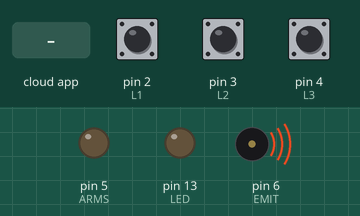
Simulated run of this sketch. Board: Arduino Uno, built with avr-gcc and run on an emulated ATmega328P. On the bench: output pins drawn as LEDs (lit = HIGH), buzzer (waves = sounding). The test bench sets the inputs (shaded band); at power-on: pin 2 (L1) HIGH, pin 3 (L2) HIGH, pin 4 (L3) HIGH. The ROS host is connected and sends only what is stated.

Above: at 1.2 s.
1.3 s: pin 2 (L1) pulled LOW for 0.15 s
At 2.5 s:
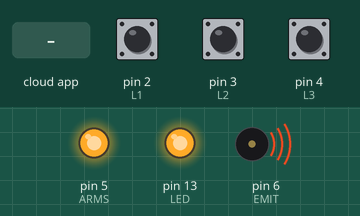
2.9 s: the phone or cloud app sets dropper to 0
At 4.1 s:
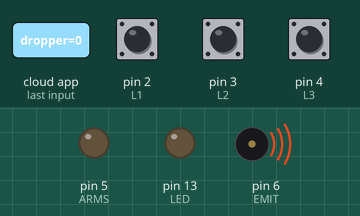
Timing chart, 0 to 5.9 s (numbered marks = the images above; inputs shaded):
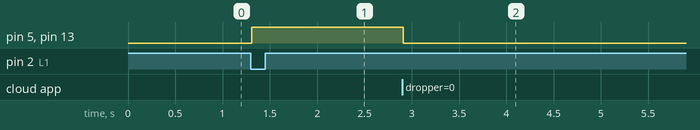

The sketch:

Armduino.ino
```cpp
//Newcode
//Andrew Doucet
//Runs motors and stuff

//ROS Libraries
#include <ros.h>
#include <std_msgs/Empty.h>

//Pinout
#define L1 2
#define L2 3
#define L3 4
#define ARMS 5
#define EMIT 6
#define LED 13

#define DROP_DELAY 5000

//Variables
bool holding = false;

//Functions
bool detected();
void grab();
void drop(const std_msgs::Empty&);

//ROS Nodes
ros::NodeHandle nh;
std_msgs::Empty msg;
ros::Publisher pub("grabber", &msg);
ros::Subscriber<std_msgs::Empty> sub("dropper", &drop );

void setup()
{
  //Limit Switches
  pinMode(L1, INPUT_PULLUP);
  pinMode(L2, INPUT_PULLUP);
  pinMode(L3, INPUT_PULLUP);

  //Output Pins
  pinMode(ARMS, OUTPUT);
  pinMode(EMIT, OUTPUT);
  pinMode(LED, OUTPUT);

  //Node Initialization
  nh.initNode();
  nh.advertise(pub);
  nh.subscribe(sub);

  //EMITTER
  tone(EMIT,4000);
}

void loop()
{
  //Grabs mine if detected
  if (!holding)
  {
    if (detected())
    {
      grab();
    }
  }

  //END LOOP
  nh.spinOnce();
  delay(100);
}

//Returns true if a mine is detected
//Returns false if a mine is not detected
bool detected()
{
  bool detected = false;

  if (digitalRead(L1)==LOW)
  {
    detected = true;
  }

  if (digitalRead(L2)==LOW)
  {
    detected = true;
  }

  if (digitalRead(L3)==LOW)
  {
    detected = true;
  }

  return detected;
}

//Grabs Mine
void grab()
{
  digitalWrite(ARMS, HIGH);
  digitalWrite(LED, HIGH);
  pub.publish(&msg);
  holding = true;
  return;
}

//Drop Mine
void drop(const std_msgs::Empty& toggle_msg)
{
  digitalWrite(ARMS, LOW);
  digitalWrite(LED, LOW);
  delay(DROP_DELAY);
  holding = false;
  return;
}
```

Measured:
- after the input at 1.3 s, pin 5 (ARMS), pin 13 (LED): LOW → HIGH at once
- after the input at 2.9 s, pin 5 (ARMS), pin 13 (LED): HIGH → LOW at once
